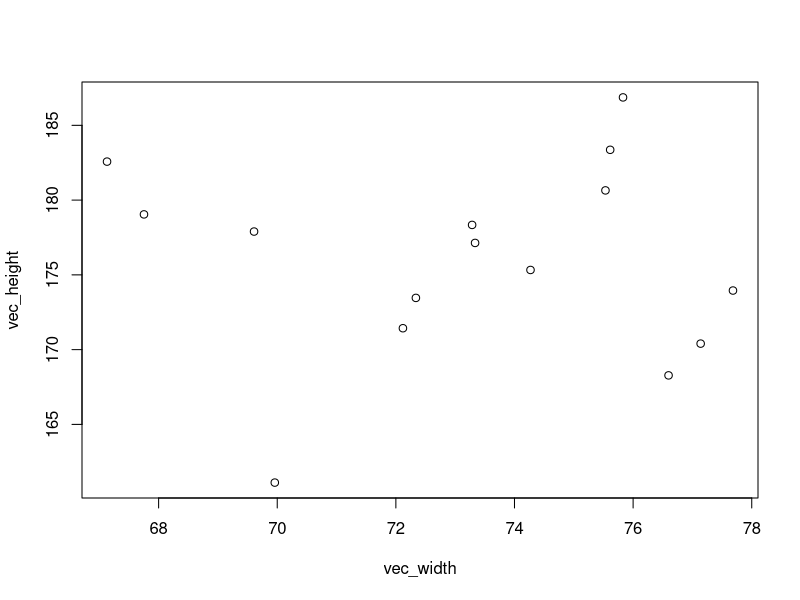
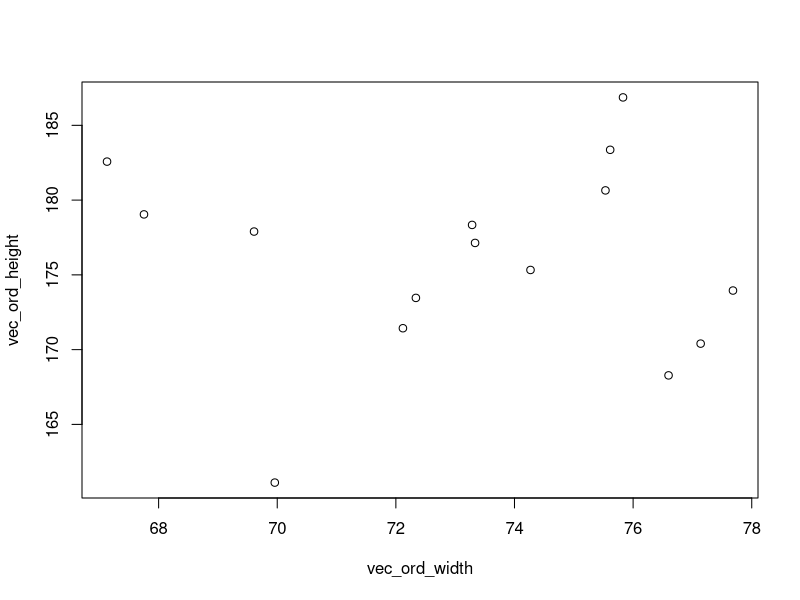
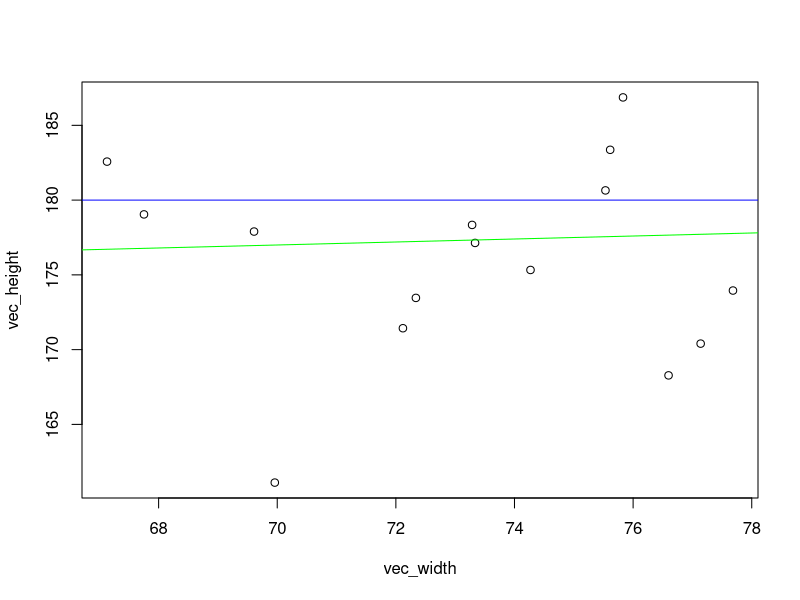

These charts were generated, in order, by the following R code:
## ---- chunk 1
#| label: demoplot
set.seed(1902)
n_nr_obs <- 15
vec_width <- rnorm(n_nr_obs, mean = 73, sd = 2.5)
vec_height <- rnorm(n_nr_obs, mean = 175, sd = 7.9)
plot(vec_width, vec_height)
## ---- chunk 2
vec_order <- order(vec_width)
vec_ord_width <- vec_width[vec_order]
vec_ord_height <- vec_height[vec_order]
plot(vec_ord_width, vec_ord_height)
## ---- chunk 3
plot(vec_width, vec_height)
abline(180, 0, col="blue")
abline(170, 0.1, col = "green")
